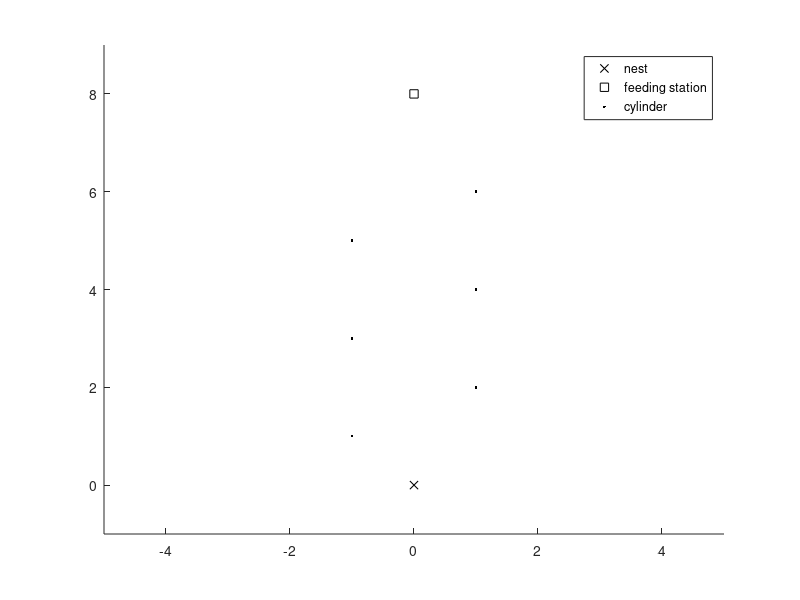

The MATLAB script that drew this image:
cylinders = [1,-1;2,1;3,-1;4,1;5,-1;6,1];

hold on;

%nest
plot(0,0,'xk')

%fodder
plot(0,8,'sk')


for i=(1:6)
    plot(cylinders(i,2),cylinders(i,1),'.k')
end


xlim([-5,5])
ylim([-1,9])

legend('nest', 'feeding station', 'cylinder')